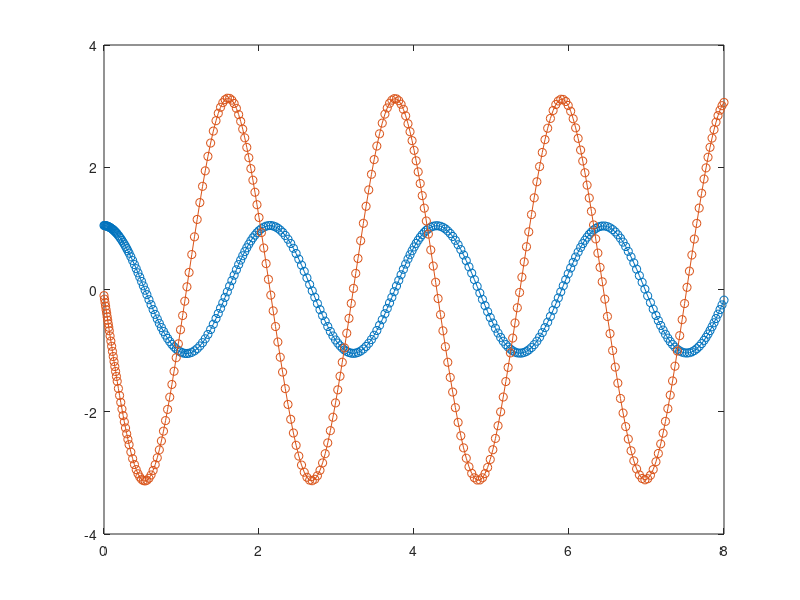
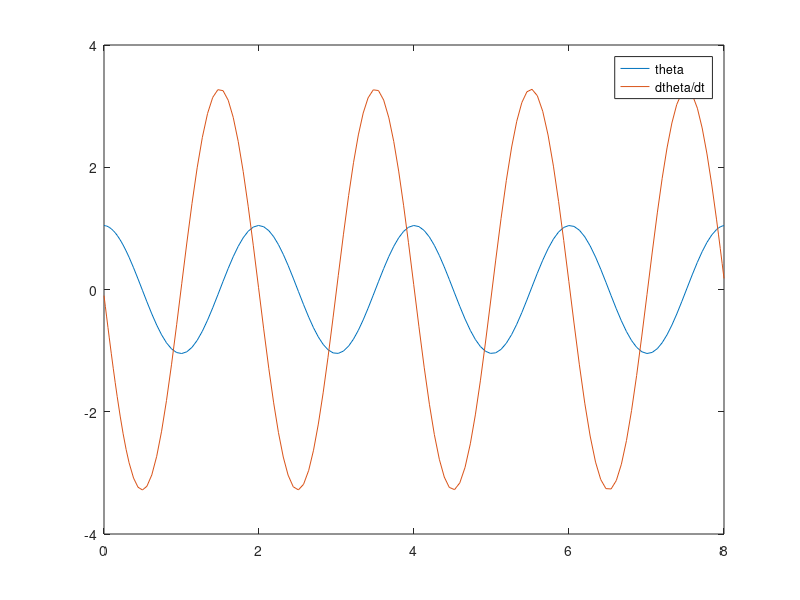
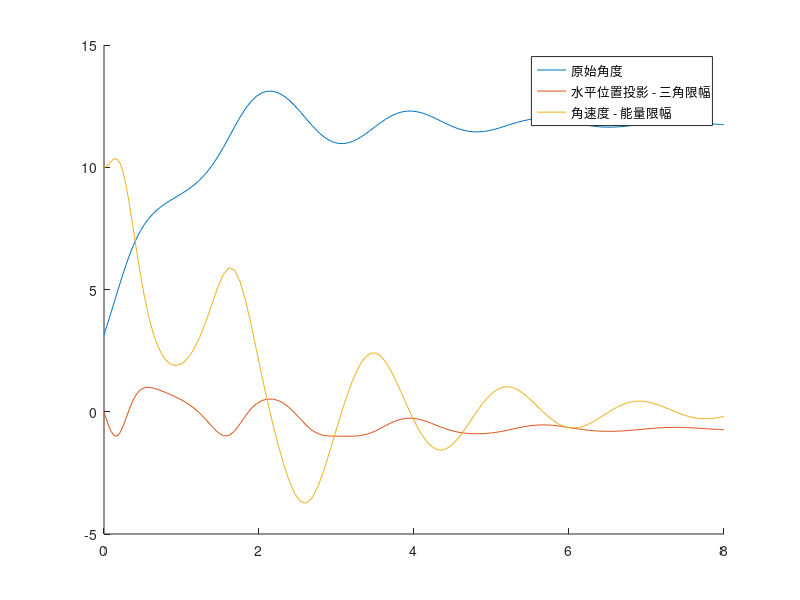
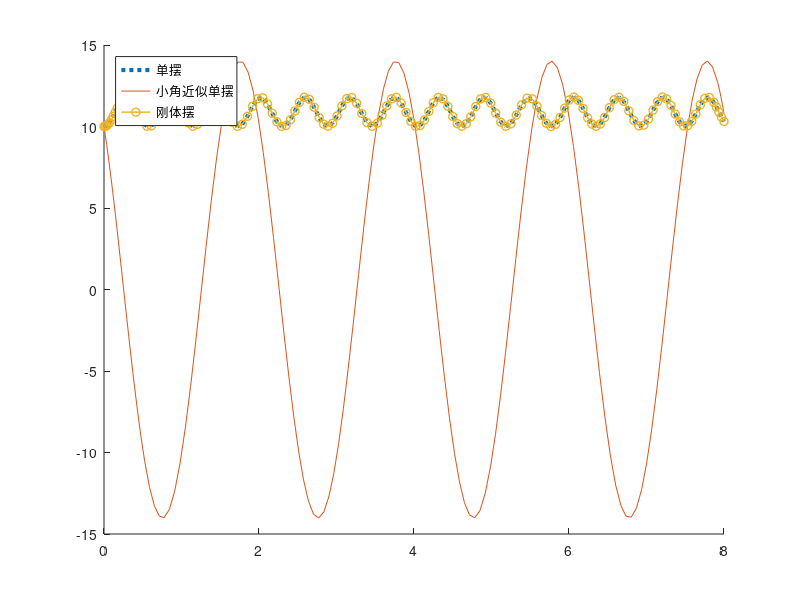

Source code (MATLAB) for these figures, in order: (Note: this script raises an error after producing the figures.)
%% 摆钟模拟
%  Script by adqeor@XJTU
%  理论力学课程的第二次大作业, 探究物理摆的周期诸元的关系.
%  影响因素包括温度(摆长), 重力扰动, 阻尼.
%  
%%% 模型介绍
%  
%  单摆是具有 1 自由度的系统, 摆角 theta 为状态参数. 重力加速度 g 在纸面内向下指; 
%  以摆自然悬垂位置为 0 度, 纸面内做正螺旋的角速度垂直向外;
%  扰动主矢 x 分量水平向右, y 分量垂直向上, 扰动主矩使摆角速度增大.
%  
%  摆的质量为 m, 质心到转轴的距离为 L, 质心对转轴具有转动惯量 J.
%  阻尼系数为 rho, 阻尼力 f_Damp = - rho * theta' 作用于质心.
%  
%  [phyPend]质量集中分布的物理单摆, 满足微分方程: theta'' + g/L * sin(theta) = 0
% 
% $$\frac{d^2 \theta}{dt^2}+\frac{g}{L}\cdot sin(\theta)=0$$
% 
%  [phyMiniPend]质量集中分布的微小摆幅物理单摆, 满足微分方程: theta'' + g/L * theta = 0
% 
% $$\frac{d^2 \theta}{dt^2}+\frac{g}{L}\cdot \theta=0$$
% 
%  [rigidPend]刚体单摆, 满足微分方程: theta'' + mgL/J * sin(theta) 0
% 
% $$\frac{d^2 \theta}{dt^2}+\frac{mgL}{J}\cdot sin(\theta)=0$$
% 
%  [rigidDampPend]空气阻尼刚体单摆, 在上述微分方程左侧增加阻尼项 rho/J * theta': theta'' + mgL/J * sin(theta) + rho/J * theta' = 0
% 
% $$\frac{d^2 \theta}{dt^2}+\frac{mgL}{J}\cdot sin(\theta)+\frac{\rho}{J}\cdot\frac{d \theta}{dt}=0$$
% 
%  [rigidDampTurbPend]受随扰动的空气阻尼刚体单摆, 在上述微分方程左侧继续增加随机扰动项 - L/J*(Fx * cos(theta)+Fy*sin(theta)) - M/J
% 
% $$\frac{d^2 \theta}{dt^2}+\frac{mgL}{J}\cdot sin(\theta)+\frac{\rho}{J}\cdot\frac{d \theta}{d t}-\frac{L}{J} \cdot(F_x\cdot cos(\theta)+F_y\cdot sin(\theta))-\frac{M}{J}= 0$$
% 
%  其中 F_x, F_y 为扰动的主矢, M 为扰动的主矩. 扰动的幅值谱密度给定.
%  
%%%  History:
%  新增 ode 事件位置, 实现碰撞;
%  移除 Deprecated 部分的被注释代码;
%  将可视化部分的 %%% 分节变为 %% 分节, 便于评估代码;
%  更正文档错误:
%    要更改参数的值, 必须创建一个新匿名函数, 即使参数是全局变量.
%    因而在[rev0.1.0]架构下, 不能简单地通过修改扰动量 Fx Fy M 的值以得到动态扰动.
%    可能的解决方法:
%    - 将求解过程定义为函数, f_modelName 等成为嵌套函数, 可以访问扰动量的实时值;
%    - 将扰动量变为接收参数 t 的(匿名)函数, 如扰动频率为 f 则返回形如 A*sin(2*pi*f*t) 的式子.
%        如果仍坚持使用匿名函数, 扰动频率将不能时变.
%    - 将扰动量定义为 global, f_rigidDampTurbPend 定义为本地函数. global 变量可能引发问题
%    - 手动实现微分方程求解, 每步迭代 d2ydt2 和 dydt 的值. 最自由的土方法, 不考虑.
%  [rev0.1.0] 6 Feb. 2021:
%  重建项目. 实现 phyPend, phyMiniPend, rigidPend, rigidDampPend; rigidDampTurbPend
%  模型暂时没有动态扰动;
%  建立文档;
%  发布;
%  28 Oct. 2020:
%  Create file.

%% 方程形式变换和可视化的一些讨论
%  MATLAB ode 求解器接收的方程 f 满足 y' = f(t, y)
%  但摆的微分方程形如 y'' = f(t, y, y'), 为二阶微分方程.
%  
%  使用换元技巧: 
%  记 x1 = y, x2 = y'; X = [x1; x2] = [y; y'],
%  有 [X]' = [y; y']' = [y'; y''] = [x2; f(t, x1, x2)]
%  式子中 [X]' = [x2; f(t, x1, x2)] 即可表示为 X' = F(T, X), 
%  以存储空间加倍, 评估时间增加为代价, 实现降阶.
%  
%  使用形如 f_modelName 的(匿名)函数句柄表示各个模型中除theta'' 的项, 即
%  theta'' = f_modelName(t, theta, theta'). 但这样得到的参数是句柄定义时的'快照'.
%  注意函数参数中 y 的微分阶次顺次升高, 因而送入 ode 求解器的函数形如
%  modelName = @(t, X) [X(2); f_modelName(t, X(1), X(2))];
%  
%  由于摆可能围绕支点发生翻滚, 解出的 y 不能直接用于作图
%  提问: 能否在方程中对 y 进行判定, 发现超出 +-pi 范围, 则进行相应的加减呢?
%  回答: 不行. trim 过程会造成该点的微分(数值差分)很大, 导致错误的解.
%  解决方案:
%  - 对 L * sin(y) 作图, 利用正余弦的有界性(下称'三角限幅');
%  - 或对 y' 作图, 只要系统机械能不发散(下称'能量限幅');
%  - 也可以对角度变量进行 unwrap 后绘图. 这将对角度进行强制限幅.
%  

%% 定义参数和方程
clc;
close all;

% 物理模型参数
g = 9.8;
L = 1;
m = 5;
J = m * L * L;
rho = 5;
Fx = -m*g;
Fy = 0;
M = 0;

% 仿真时间尺度参数
tStart = 0;
tFinal = 8;

% 物理模型初值
y0 = pi/3;
dydt0 = -.1;

% f_modelName		= @(t, y, dydt) 这些项在原微分方程中等于 y''
f_phyPend			= @(~, y, ~)	-g/L * sin(y);
f_phyMiniPend		= @(~, y, ~)	-g/L * y;
f_rigidPend			= @(~, y, ~)	-m*g*L/J * sin(y);
f_rigidDampPend		= @(~, y, dydt)	-m*g*L/J * sin(y) - rho/J * dydt;
f_rigidDampTurbPend = @(~, y, dydt) -m*g*L/J * sin(y) - rho/J * dydt + M/J + L/J * (Fx*cos(y)+Fy*(sin(y)));

% modelName			= @(t, X) [X(2); f_modelName(t, X(1), X(2))];
phyPend				= @(t, X) [X(2); f_phyPend(t, X(1), X(2))];
phyMiniPend			= @(t, X) [X(2); f_phyMiniPend(t, X(1), X(2))];
rigidPend			= @(t, X) [X(2); f_rigidPend(t, X(1), X(2))];
rigidDampPend		= @(t, X) [X(2); f_rigidDampPend(t, X(1), X(2))];
rigidDampTurbPend	= @(t, X) [X(2); f_rigidDampTurbPend(t, X(1), X(2))];

%% 一些求解例子和可视化
%  非刚性问题, MATLAB 内建了 ode23, ode45, ode113 三种求解器.
%  MATLAB 帮助页:
%  对于大多数非刚性问题，ode45 的性能最佳。
%  但对于允许较宽松的误差容限或刚度适中的问题，建议使用 ode23。
%  同样，对于具有严格误差容限的问题，ode113 可能比 ode45 更加高效。

%% 严格求解的单摆, odeset 参数一览
%  未指定输出参数会自行绘图

fprintf('\ntheta_0 = %.3f, theta_0'' = %.3f\n', y0, dydt0);
options = odeset('Refine', 10, ... 	% Refine 的值增加求解器输出点数. Refine 值对速度影响甚微. 指定求解时刻时不适用.
		'AbsTol',[1e-6 1e-1], ... 	% 绝对误差, 一个或变量个数的正标量. 只关心位置, 不关心速度(但在本例中它们是紧密耦合的).
		'RelTol',1e-3, ... 			% 相对误差, 接受一个正标量
		'OutputFcn',@odeplot, ...
		'Stats','on');
tic; ode45(rigidPend, [tStart, tFinal], [y0, dydt0], options); toc;
% also try: ode23, ode113, ode23s, ...
% 对于一般的问题, ode45 确实是综合性能较好的解算器

%% 小角近似的单摆

fprintf('theta_0 = %.3f\ntheta_0'' = %.3f\n', y0, dydt0);
[t, y] = ode45(phyMiniPend, [tStart, tFinal], [y0, dydt0]);
figure;
plot(t, y);
legend({'theta','dtheta/dt'});

%% 有常值扰动的刚体摆
%  使用两种方法避免摆角数值成周期跑飞
%  使用了新的 legend 图例指定方法

y0 = pi;
dydt0 = 10; % 指定一个比较大的初速度, 确保会围绕转轴多圈, 造成角度原始值跑飞

[t, y] = ode45(rigidDampTurbPend, [tStart, tFinal], [y0, dydt0]);

figure;
hold on;
plot(t, y(:,1), 'DisplayName','原始角度');
plot(t, L * sin(y(:,1)), 'DisplayName','水平位置投影 - 三角限幅');
plot(t, y(:,2), 'DisplayName','角速度 - 能量限幅');
hold off;
legend;

%% 单摆, 小角近似的单摆, 刚体摆的对比
%  在同一坐标下叠加绘制角速度

figure;
colormap(lines);
hold on;
[t, y1] = ode45(phyPend, [tStart, tFinal], [y0, dydt0]);
plot(t, y1(:,2), ':', 'LineWidth',3);
[t, y2] = ode45(phyMiniPend, [tStart, tFinal], [y0, dydt0]);
plot(t, y2(:,2));
[t, y3] = ode45(rigidPend, [tStart, tFinal], [y0, dydt0]);
plot(t, y3(:,2), 'o-', 'LineWidth',1);
legend({'单摆','小角近似单摆','刚体摆'},'Location','northwest');

%% 使用 pspectrum 对比分析
%  上述三种情况, 角速度和角加速度的功率谱

disp('角速度和角加速度的功率谱');
figure(1); [t, y1] = ode45(phyPend, [tStart, tFinal], [y0, dydt0]); pspectrum(y1, t, 'power');
figure(2); [t, y2] = ode45(phyMiniPend, [tStart, tFinal], [y0, dydt0]); pspectrum(y2, t, 'power');
figure(3); [t, y3] = ode45(rigidPend, [tStart, tFinal], [y0, dydt0]); pspectrum(y3, t, 'power');

%% 角度图示
%  在极坐标下, 更友好的展示摆的位置

y0 = pi/2;
dydt0 = 0;

[t, y] = ode45(rigidDampTurbPend, [tStart, tFinal], [y0, dydt0]);
pendulumPlot(t, y);

%% 阻尼摆的相图
%  指定 OutputFcn 可以避免自行画图
%  odeplot, 绘图; odephas2/3, 相图
%  注意拼写, phas2 不是 phase2

y0 = pi/2;
dydt0 = 1;

refine = 6;
options = odeset('OutputFcn',@odephas2, 'Refine',refine);

[t, y] = ode45(rigidPend, [tStart, tFinal], [y0, dydt0], options);
% also try: rigidPend, phyMiniPend, rigidDampPend
% 比较物理摆小角近似与否的相图差异
% 比较耗散系统和保守系统的相图差异
%     严格说, 保守系统应当是周期相图.
%     但如果能量足矣转动多圈, odephas2 没有处理 theta + n*2pi 的机制, 于是...
%     变更初始条件, 相图可能很不一样

%% ode 事件位置
%  检测到解的 t, y 出现某些特征, 用户定义的事件函数就返回 0 从而停止当前积分.
%  停止后根据条件重设初值, 再次开始求解. 重复操作, 就可以实现弹球效果.
%  更详细的信息请参考文档和官方示例 ballode.

refine = 6;

options = odeset('Events',@bounceEvent,...
		'OutputFcn',@odeplot,... 
		'OutputSel',[1],... 		% 仅绘制第一个分量, 对 odephase 不适用
		'Refine',refine);
			
f = figure;
ax = axes;
hold on;
box on;

% 有可能重复运行当前小节, 必须将初值清零.
tStart = 0;

y0 = pi/2;
dydt0 = 0;

tout = tStart;
yout = [y0, dydt0];

teout = [];
yeout = [];
ieout = [];

% 求解 5 次碰撞
for i = 1:5
	
	% Solve until the first terminal event.
	[t,y,te,ye,ie] = ode23(rigidDampPend, [tStart, tFinal], [y0, dydt0], options);
	
	% Accumulate output.  This could be passed out as output arguments.
	tout = [tout; t(2:end)];
	yout = [yout; y(2:end,:)];
	teout = [teout; te];          % Events at tstart are never reported.
	yeout = [yeout; ye];
	ieout = [ieout; ie];
	
	if ~ishold, hold on; end
	if f.UserData.stop, break; end
	
	% 重设初始值, 速度 0.8 衰减
	y0 = 0;
	dydt0 = -.8*y(end,2);

	% A good guess of a valid first timestep is the length of the last valid
	% timestep, so use it for faster computation.  'refine' is 4 by default.
	options = odeset(options, 'InitialStep',t(end)-t(end-refine), 'MaxStep',t(end)-t(1));

	tStart = t(end);
end

% 落点绘制, 添加坐标轴说明, 标题等闲杂事项. 如果指定绘制相图则不适用
plot(teout,yeout(:,1),'ro'); 
xlabel('time');
ylabel('height');
title('有阻尼的摆撞墙');
hold off
odeplot([],[],'done');

% 结束时再次清零, 避免影响下面小节的解算.
tStart = 0;

%% 本地函数

% 在极坐标下绘制摆的位置
function pendulumPlot(t, y)
	dt = diff(t);
	figure('NumberTitle','off', 'MenuBar','none', 'ToolBar','none');
	p = polarplot(y(1), 'o', 'MarkerSize',10, 'LineWidth',2);
	for i = 1:length(dt)
		pause(dt(i));
		p.ThetaData = y(i+1);
		drawnow limitrate;
	end
end

% ode 事件位置, 从正向过 0 则停止
function [value,isterminal,direction] = bounceEvent(t,y)
	value = y(1);     % theta 即 y(1) 过零, 则触发事件
	isterminal = 1;   % 事件触发则停止当前解算
	direction = -1;   % 过零方向为向负向才触发
end
